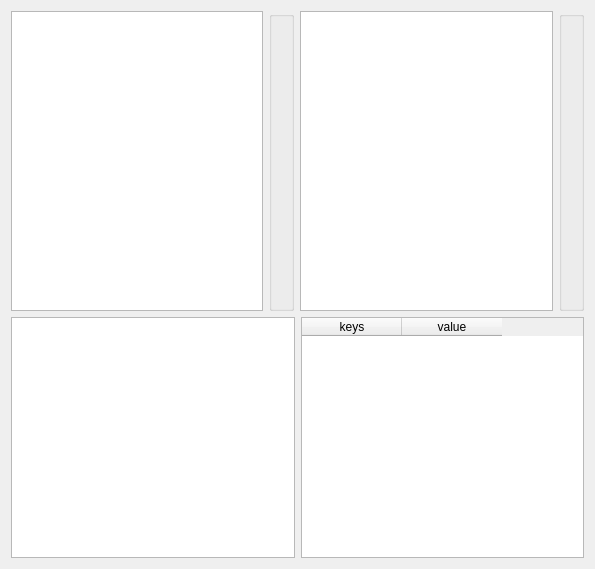
<?xml version="1.0" encoding="UTF-8"?>
<ui version="4.0">
 <class>well_manage_Dialog</class>
 <widget class="QDialog" name="well_manage_Dialog">
  <property name="geometry">
   <rect>
    <x>0</x>
    <y>0</y>
    <width>595</width>
    <height>569</height>
   </rect>
  </property>
  <property name="windowTitle">
   <string>Well Management</string>
  </property>
  <property name="windowIcon">
   <iconset resource="../resources.qrc">
    <normaloff>:/icon/data_icon</normaloff>:/icon/data_icon</iconset>
  </property>
  <layout class="QVBoxLayout" name="verticalLayout_2">
   <item>
    <layout class="QHBoxLayout" name="horizontalLayout">
     <item>
      <widget class="QListWidget" name="wells_listWidget">
       <property name="minimumSize">
        <size>
         <width>0</width>
         <height>300</height>
        </size>
       </property>
      </widget>
     </item>
     <item>
      <widget class="QGroupBox" name="groupBox">
       <property name="minimumSize">
        <size>
         <width>25</width>
         <height>0</height>
        </size>
       </property>
       <property name="maximumSize">
        <size>
         <width>50</width>
         <height>16777215</height>
        </size>
       </property>
       <property name="title">
        <string/>
       </property>
       <property name="flat">
        <bool>true</bool>
       </property>
       <widget class="QPushButton" name="rename_well_Button">
        <property name="geometry">
         <rect>
          <x>0</x>
          <y>10</y>
          <width>25</width>
          <height>25</height>
         </rect>
        </property>
        <property name="toolTip">
         <string>Rename Well</string>
        </property>
        <property name="text">
         <string/>
        </property>
        <property name="icon">
         <iconset resource="../resources.qrc">
          <normaloff>:/icon/rename_icon</normaloff>:/icon/rename_icon</iconset>
        </property>
        <property name="iconSize">
         <size>
          <width>20</width>
          <height>20</height>
         </size>
        </property>
        <property name="flat">
         <bool>true</bool>
        </property>
       </widget>
       <widget class="QPushButton" name="delete_well_Button">
        <property name="geometry">
         <rect>
          <x>0</x>
          <y>40</y>
          <width>25</width>
          <height>25</height>
         </rect>
        </property>
        <property name="toolTip">
         <string>Delete Well</string>
        </property>
        <property name="text">
         <string/>
        </property>
        <property name="icon">
         <iconset resource="../resources.qrc">
          <normaloff>:/icon/delete_icon</normaloff>:/icon/delete_icon</iconset>
        </property>
        <property name="iconSize">
         <size>
          <width>20</width>
          <height>20</height>
         </size>
        </property>
        <property name="flat">
         <bool>true</bool>
        </property>
       </widget>
       <widget class="QPushButton" name="import_well_Button">
        <property name="geometry">
         <rect>
          <x>0</x>
          <y>70</y>
          <width>25</width>
          <height>25</height>
         </rect>
        </property>
        <property name="toolTip">
         <string>Import Well</string>
        </property>
        <property name="text">
         <string/>
        </property>
        <property name="icon">
         <iconset resource="../resources.qrc">
          <normaloff>:/icon/import_icon</normaloff>:/icon/import_icon</iconset>
        </property>
        <property name="iconSize">
         <size>
          <width>20</width>
          <height>20</height>
         </size>
        </property>
        <property name="flat">
         <bool>true</bool>
        </property>
       </widget>
       <widget class="QPushButton" name="layer_well_Button">
        <property name="geometry">
         <rect>
          <x>0</x>
          <y>130</y>
          <width>25</width>
          <height>25</height>
         </rect>
        </property>
        <property name="toolTip">
         <string>Well Layer Markers</string>
        </property>
        <property name="text">
         <string/>
        </property>
        <property name="icon">
         <iconset resource="../resources.qrc">
          <normaloff>:/icon/layer_icon</normaloff>:/icon/layer_icon</iconset>
        </property>
        <property name="iconSize">
         <size>
          <width>20</width>
          <height>20</height>
         </size>
        </property>
        <property name="flat">
         <bool>true</bool>
        </property>
       </widget>
       <widget class="QPushButton" name="export_well_Button">
        <property name="geometry">
         <rect>
          <x>0</x>
          <y>100</y>
          <width>25</width>
          <height>25</height>
         </rect>
        </property>
        <property name="toolTip">
         <string>Export Well</string>
        </property>
        <property name="text">
         <string/>
        </property>
        <property name="icon">
         <iconset resource="../resources.qrc">
          <normaloff>:/icon/export</normaloff>:/icon/export</iconset>
        </property>
        <property name="iconSize">
         <size>
          <width>20</width>
          <height>20</height>
         </size>
        </property>
        <property name="flat">
         <bool>true</bool>
        </property>
       </widget>
      </widget>
     </item>
     <item>
      <widget class="QListWidget" name="logs_listWidget">
       <property name="minimumSize">
        <size>
         <width>0</width>
         <height>300</height>
        </size>
       </property>
       <property name="editTriggers">
        <set>QAbstractItemView::NoEditTriggers</set>
       </property>
      </widget>
     </item>
     <item>
      <widget class="QGroupBox" name="groupBox_3">
       <property name="minimumSize">
        <size>
         <width>25</width>
         <height>0</height>
        </size>
       </property>
       <property name="maximumSize">
        <size>
         <width>50</width>
         <height>16777215</height>
        </size>
       </property>
       <property name="title">
        <string/>
       </property>
       <property name="flat">
        <bool>true</bool>
       </property>
       <widget class="QPushButton" name="view_log_Button">
        <property name="geometry">
         <rect>
          <x>0</x>
          <y>130</y>
          <width>25</width>
          <height>25</height>
         </rect>
        </property>
        <property name="toolTip">
         <string>View Log curve</string>
        </property>
        <property name="text">
         <string/>
        </property>
        <property name="icon">
         <iconset resource="../resources.qrc">
          <normaloff>:/icon/view_icon</normaloff>:/icon/view_icon</iconset>
        </property>
        <property name="iconSize">
         <size>
          <width>20</width>
          <height>20</height>
         </size>
        </property>
        <property name="flat">
         <bool>true</bool>
        </property>
       </widget>
       <widget class="QPushButton" name="delete_log_Button">
        <property name="geometry">
         <rect>
          <x>0</x>
          <y>40</y>
          <width>25</width>
          <height>25</height>
         </rect>
        </property>
        <property name="toolTip">
         <string>Delete Log</string>
        </property>
        <property name="text">
         <string/>
        </property>
        <property name="icon">
         <iconset resource="../resources.qrc">
          <normaloff>:/icon/delete_icon</normaloff>:/icon/delete_icon</iconset>
        </property>
        <property name="iconSize">
         <size>
          <width>20</width>
          <height>20</height>
         </size>
        </property>
        <property name="flat">
         <bool>true</bool>
        </property>
       </widget>
       <widget class="QPushButton" name="rename_log_Button">
        <property name="geometry">
         <rect>
          <x>0</x>
          <y>10</y>
          <width>25</width>
          <height>25</height>
         </rect>
        </property>
        <property name="toolTip">
         <string>Rename Log</string>
        </property>
        <property name="text">
         <string/>
        </property>
        <property name="icon">
         <iconset resource="../resources.qrc">
          <normaloff>:/icon/rename_icon</normaloff>:/icon/rename_icon</iconset>
        </property>
        <property name="iconSize">
         <size>
          <width>20</width>
          <height>20</height>
         </size>
        </property>
        <property name="flat">
         <bool>true</bool>
        </property>
       </widget>
       <widget class="QPushButton" name="import_log_Button">
        <property name="geometry">
         <rect>
          <x>0</x>
          <y>70</y>
          <width>25</width>
          <height>25</height>
         </rect>
        </property>
        <property name="toolTip">
         <string>Import Log</string>
        </property>
        <property name="text">
         <string/>
        </property>
        <property name="icon">
         <iconset resource="../resources.qrc">
          <normaloff>:/icon/import_icon</normaloff>:/icon/import_icon</iconset>
        </property>
        <property name="iconSize">
         <size>
          <width>20</width>
          <height>20</height>
         </size>
        </property>
        <property name="flat">
         <bool>true</bool>
        </property>
       </widget>
       <widget class="QPushButton" name="edit_log_Button">
        <property name="geometry">
         <rect>
          <x>0</x>
          <y>160</y>
          <width>25</width>
          <height>25</height>
         </rect>
        </property>
        <property name="toolTip">
         <string>Edit Log data</string>
        </property>
        <property name="text">
         <string/>
        </property>
        <property name="icon">
         <iconset resource="../resources.qrc">
          <normaloff>:/icon/edit_icon</normaloff>:/icon/edit_icon</iconset>
        </property>
        <property name="iconSize">
         <size>
          <width>20</width>
          <height>20</height>
         </size>
        </property>
        <property name="flat">
         <bool>true</bool>
        </property>
       </widget>
       <widget class="QPushButton" name="create_log_Button">
        <property name="geometry">
         <rect>
          <x>0</x>
          <y>190</y>
          <width>25</width>
          <height>25</height>
         </rect>
        </property>
        <property name="toolTip">
         <string>Create new Log curve</string>
        </property>
        <property name="text">
         <string/>
        </property>
        <property name="icon">
         <iconset resource="../resources.qrc">
          <normaloff>:/icon/create_icon</normaloff>:/icon/create_icon</iconset>
        </property>
        <property name="iconSize">
         <size>
          <width>20</width>
          <height>20</height>
         </size>
        </property>
        <property name="flat">
         <bool>true</bool>
        </property>
       </widget>
       <widget class="QPushButton" name="export_log_Button">
        <property name="geometry">
         <rect>
          <x>0</x>
          <y>100</y>
          <width>25</width>
          <height>25</height>
         </rect>
        </property>
        <property name="toolTip">
         <string>Export Log</string>
        </property>
        <property name="text">
         <string/>
        </property>
        <property name="icon">
         <iconset resource="../resources.qrc">
          <normaloff>:/icon/export</normaloff>:/icon/export</iconset>
        </property>
        <property name="iconSize">
         <size>
          <width>20</width>
          <height>20</height>
         </size>
        </property>
        <property name="flat">
         <bool>true</bool>
        </property>
       </widget>
      </widget>
     </item>
    </layout>
   </item>
   <item>
    <layout class="QHBoxLayout" name="horizontalLayout_3">
     <item>
      <widget class="QTextEdit" name="info_textEdit">
       <property name="sizePolicy">
        <sizepolicy hsizetype="Expanding" vsizetype="Preferred">
         <horstretch>0</horstretch>
         <verstretch>0</verstretch>
        </sizepolicy>
       </property>
       <property name="minimumSize">
        <size>
         <width>0</width>
         <height>150</height>
        </size>
       </property>
       <property name="maximumSize">
        <size>
         <width>16777215</width>
         <height>16777215</height>
        </size>
       </property>
      </widget>
     </item>
     <item>
      <widget class="QTableWidget" name="saved_info_tableWidget">
       <property name="minimumSize">
        <size>
         <width>0</width>
         <height>150</height>
        </size>
       </property>
       <property name="maximumSize">
        <size>
         <width>16777215</width>
         <height>16777215</height>
        </size>
       </property>
       <column>
        <property name="text">
         <string>keys</string>
        </property>
       </column>
       <column>
        <property name="text">
         <string>value</string>
        </property>
       </column>
      </widget>
     </item>
    </layout>
   </item>
  </layout>
 </widget>
 <resources>
  <include location="../resources.qrc"/>
 </resources>
 <connections/>
</ui>
